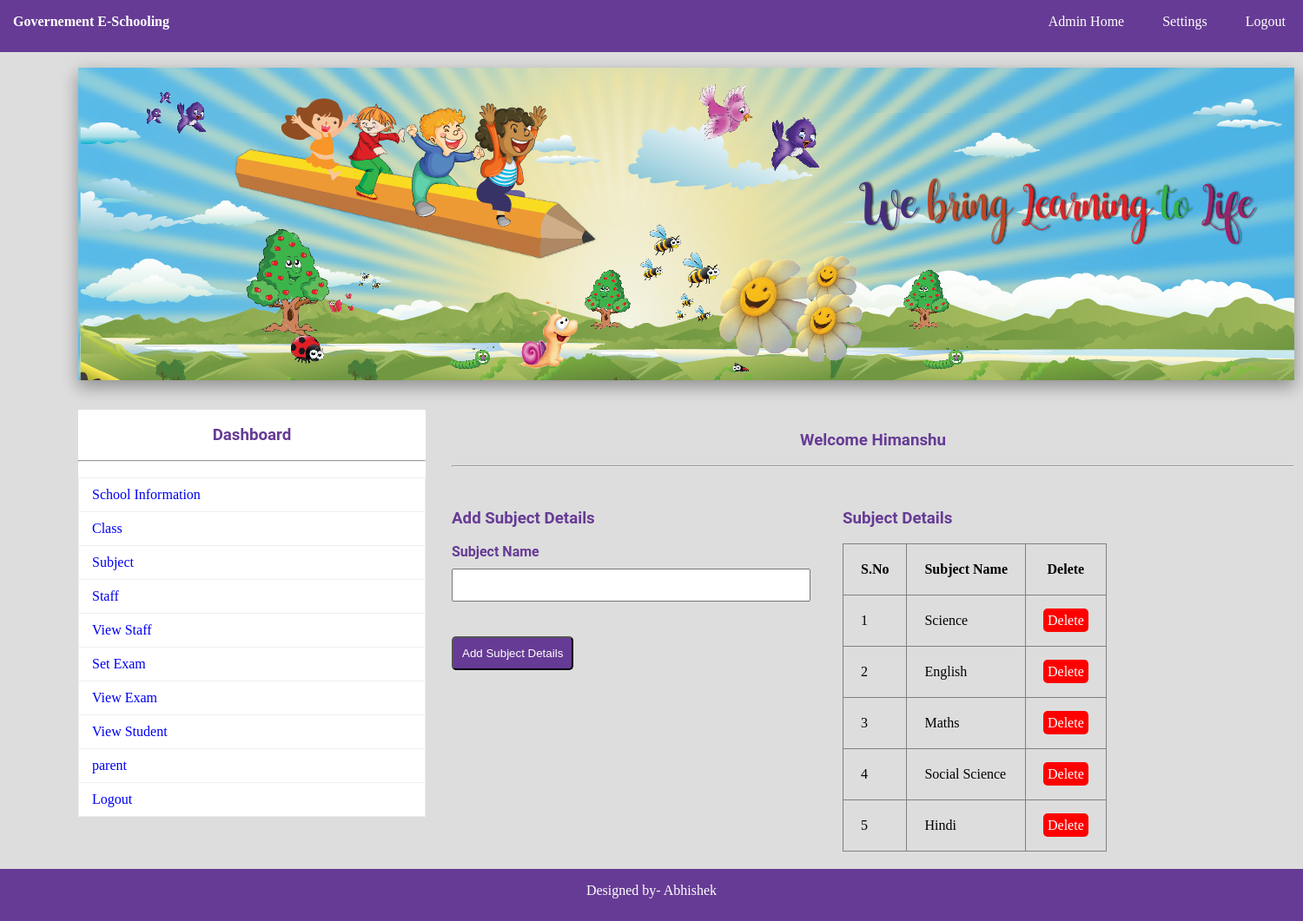
Page /add_sub.php (signed in) on the committed database.
### tables this page shows
CREATE TABLE IF NOT EXISTS `sub` (
  `SID` int(11) NOT NULL AUTO_INCREMENT,
  `SNAME` varchar(150) NOT NULL,
  PRIMARY KEY (`SID`)
);

### add_sub.php (the view, shortened to what this page needs)
<?php
	include"database.php";
?>
<!DOCTYPE html>
<html>
	<head>
		<link rel="stylesheet" type="text/css" href="css/style.css">
	</head>
	<body>
				<?php include"navbar.php";?><br>
				<img src="img/1.jpg" style="margin-left:90px;" class="sha">
			<div id="section">
					<?php include"sidebar.php";?><br><br><br>
					<h3 class="text">Welcome <?php echo $_SESSION["ANAME"]; ?></h3><br><hr><br>
					<div class="content1">
						<h3 > Add Subject Details</h3><br>
						<form method="post" action="<?php echo $_SERVER["PHP_SELF"];?>">
						   <label>Subject Name</label><br>
						   <input type="text" name="sname" required class="input">
						   <button type="submit" class="btn" name="submit">Add Subject Details</button>
						</form>
					</div>
				<div class="tbox" >
					<h3 style="margin-top:30px;"> Subject Details</h3><br>
					<table border="1px" >
						<tr>
							<th>S.No</th>
							<th>Subject Name</th>
							<th>Delete</th>
						</tr>
						<?php
							$s="select * from sub";
							$res=$db->query($s);
							if($res->num_rows>0)
							{
								$i=0;
								while($r=$res->fetch_assoc())
								{
									$i++;
									echo "
										<tr>
										<td>{$i}</td>
										<td>{$r["SNAME"]}</td>
										<td><a href='sub_delete.php?id={$r["SID"]}' class='btnr'>Delete</a></td>
										</tr>
									";
								}
							}
							else
							{
								echo "No Record Found";
							}
						?>
					</table>
				</div>
			</div>
				<?php include"footer.php";?>
	</body>
</html>

### css/style.css (style rules this page uses)
* { padding:0px; margin:0px; }
html { background:#dddddd; }
a { text-decoration:none; }
h1,h2,h3,h4,h5,h6,label { font-family:roboto; color:#663b95; }
.btn { border-radius:5px; padding:10px; background:#663b95; color:white; margin-top:40px; }
.btnr { border-radius:5px; padding:5px; background:#ff0000; color:white; }
.sha { -webkit-box-shadow: 0 8px 17px 0 rgba(0, 0, 0, 0.2), 0 6px 20px 0 rgba(0, 0, 0, 0.19); -moz-box-shadow: 0 8px 17px 0 rgba(0, 0, 0, 0.2), 0 6px 20px 0 rgba(0, 0, 0, 0.19); box-shadow: 0 8px 17px 0 rgba(0, 0, 0, 0.2), 0 6px 20px 0 rgba(0, 0, 0, 0.19); }
.input { height:30px; width:90%; padding:2px; margin-top:10px; }
label { font-weight:bold; }
.content1 { margin-top:30px; }
.text { text-align:center; }
#section { height:auto; width:1400px; margin-left:90px; font-family:cambria; }
.content1 { margin-top:30px; height:auto; width:450px; float:left; }
.tbox { float:left; }
.tbox table { border-collapse:collapse; }
tr,td,th { padding:20px; }
table { border-collapse:collapse; }

### rows in the picture
sub: SNAME "Science"
sub: SNAME "English"
sub: SNAME "Maths"
sub: SNAME "Social Science"
sub: SNAME "Hindi"

### other values in the picture
$_SESSION["ANAME"] "Himanshu"
